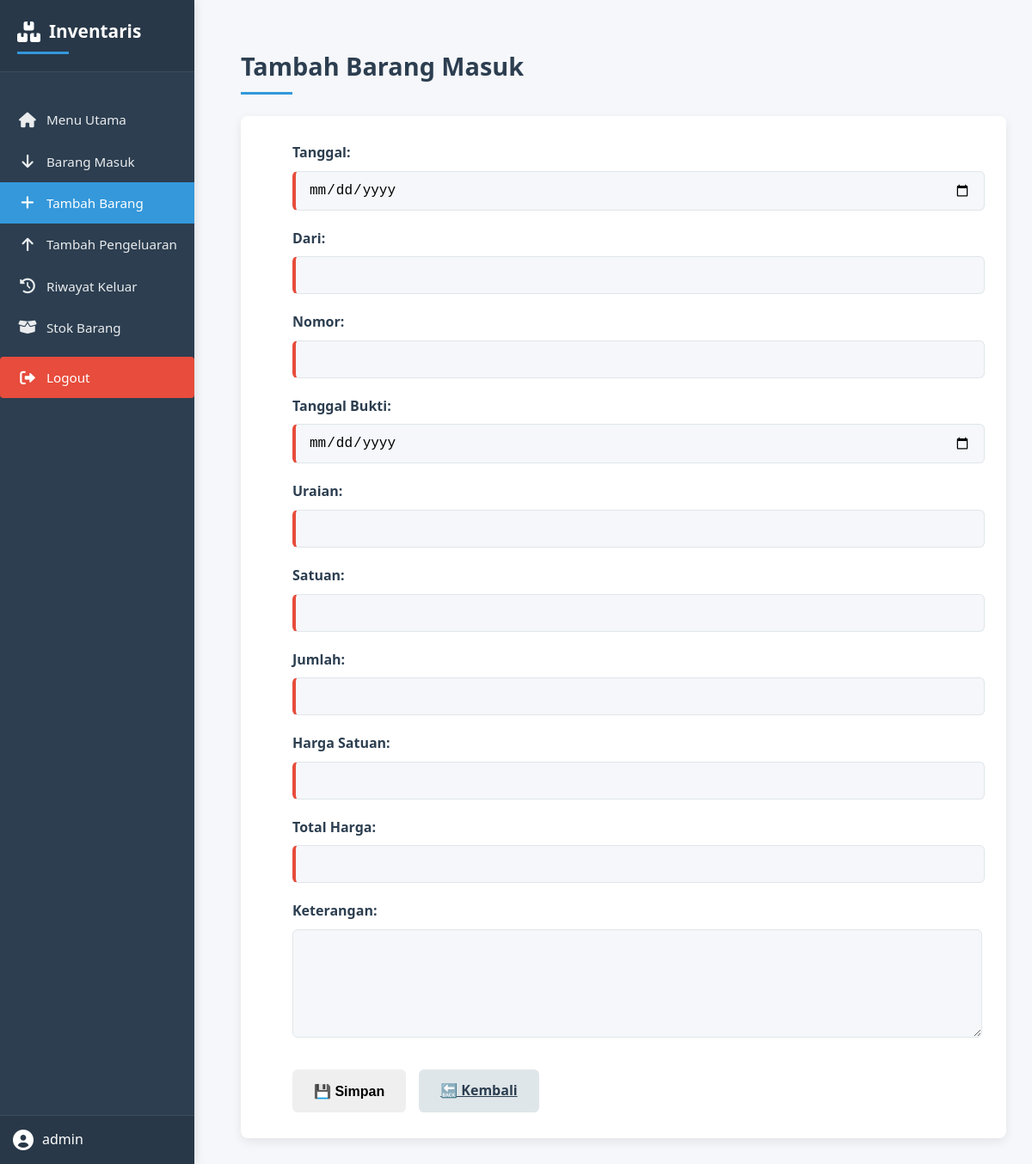
The page /barang/edit/1 (signed in) on the database as committed earlier.
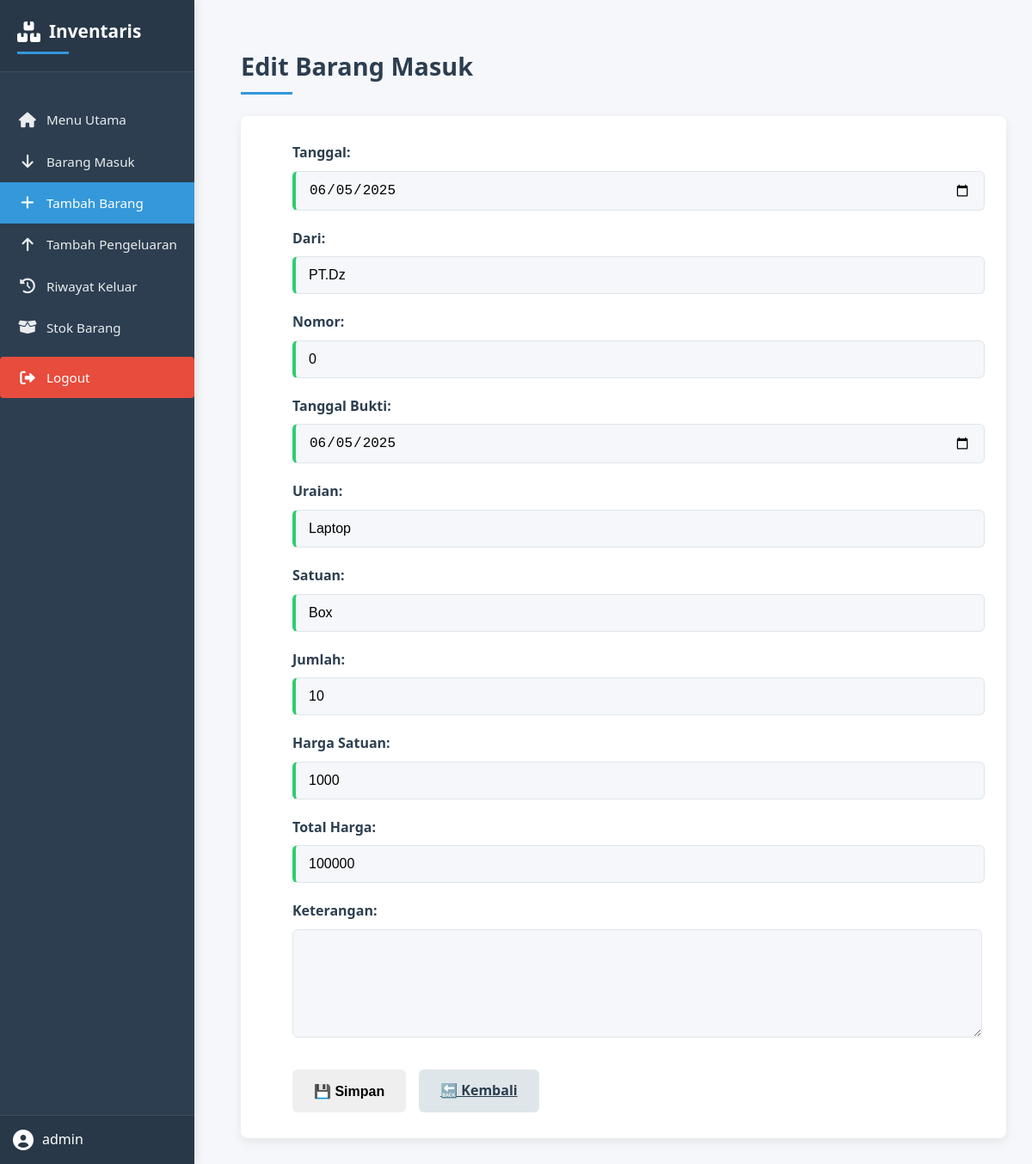
The same page on the database as committed later.
### tables this page shows
CREATE TABLE barang (
            id INTEGER PRIMARY KEY AUTOINCREMENT,
            tanggal TEXT,
            dari TEXT,
            nomor TEXT,
            tanggal_bukti TEXT,
            uraian TEXT,
            satuan TEXT,
            jumlah INTEGER,
            harga_satuan INTEGER,
            total_harga INTEGER,
            keterangan TEXT
        );

### app.py (the view)
@app.route('/barang/edit/<int:id>', methods=['GET', 'POST'])
def barang_edit(id):
    if 'username' not in session:
        return redirect(url_for('login'))
    with sqlite3.connect(DATABASE) as conn:
        cur = conn.cursor()
        if request.method == 'POST':
            cur.execute("SELECT uraian, jumlah FROM barang WHERE id=?", (id,))
            old_data = cur.fetchone()
            old_uraian, old_jumlah = old_data if old_data else ("", 0)
            tanggal = request.form['tanggal']
            dari = request.form['dari']
            nomor = request.form['nomor']
            tanggal_bukti = request.form['tanggal_bukti']
            uraian = request.form['uraian']
            satuan = request.form['satuan']
            jumlah = int(request.form['jumlah'])
            harga_satuan = int(request.form['harga_satuan'])
            total_harga = int(request.form['total_harga'])
            keterangan = request.form['keterangan']
            if old_uraian == uraian:
                cur.execute("UPDATE stok SET jumlah = jumlah - ? WHERE nama = ?", (old_jumlah, old_uraian))
                cur.execute("UPDATE stok SET jumlah = jumlah + ? WHERE nama = ?", (jumlah, uraian))
            else:
                cur.execute("UPDATE stok SET jumlah = jumlah - ? WHERE nama = ?", (old_jumlah, old_uraian))
                cur.execute("SELECT * FROM stok WHERE nama=?", (uraian,))
                existing = cur.fetchone()
                if existing:
                    cur.execute("UPDATE stok SET jumlah = jumlah + ? WHERE nama = ?", (jumlah, uraian))
                else:
                    cur.execute("INSERT INTO stok (nama, satuan, jumlah) VALUES (?, ?, ?)", (uraian, satuan, jumlah))
            cur.execute('''
                UPDATE barang SET
                    tanggal=?, dari=?, nomor=?, tanggal_bukti=?,
                    uraian=?, satuan=?, jumlah=?, harga_satuan=?,
                    total_harga=?, keterangan=? WHERE id=?
            ''', (tanggal, dari, nomor, tanggal_bukti, uraian, satuan, jumlah, harga_satuan, total_harga, keterangan, id))
            conn.commit()
            return redirect(url_for('barang_list'))
        else:
            cur.execute("SELECT * FROM barang WHERE id=?", (id,))
            row = cur.fetchone()
            return render_template('form_barang.html', data=row)

### templates/form_barang.html (shortened to what this page needs)
<!DOCTYPE html>
<html>
<head>
    <link rel="stylesheet" href="{{ url_for('static', filename='form_barang.css') }}">
    <link rel="stylesheet" href="https://cdnjs.cloudflare.com/ajax/libs/font-awesome/6.0.0/css/all.min.css">
</head>
<body>
    <nav class="sidebar">
        <div class="sidebar-header">
            <h2><i class="fas fa-boxes"></i> Inventaris</h2>
        </div>
        <ul class="sidebar-menu">
            <li><a href="{{ url_for('index') }}"><i class="fas fa-home"></i> <span>Menu Utama</span></a></li>
            <li><a href="{{ url_for('barang_list') }}"><i class="fas fa-arrow-down"></i> <span>Barang Masuk</span></a></li>
            <li class="active"><a href="{{ url_for('barang_tambah') }}"><i class="fas fa-plus"></i> <span>Tambah Barang</span></a></li>
            <li><a href="{{ url_for('pengeluaran_tambah') }}"><i class="fas fa-arrow-up"></i> <span>Tambah Pengeluaran</span></a></li>
            <li><a href="{{ url_for('list_pengeluaran') }}"><i class="fas fa-history"></i> <span>Riwayat Keluar</span></a></li>
            <li><a href="{{ url_for('stok_barang') }}"><i class="fas fa-box-open"></i> <span>Stok Barang</span></a></li>
            <li class="logout-link"><a href="{{ url_for('logout') }}"><i class="fas fa-sign-out-alt"></i> <span>Logout</span></a></li>
        </ul>
        <div class="sidebar-footer">
            <div class="user-info">
                <i class="fas fa-user-circle"></i>
                <span>{{ session['username'] }}</span>
            </div>
        </div>
    </nav>
<div class="container">
    <h2>{{ 'Edit' if data else 'Tambah' }} Barang Masuk</h2>
    <form method="POST">
        <div class="form-group">
            <label>Tanggal:</label>
            <input type="date" name="tanggal" value="{{ data[1] if data else '' }}" required>
        </div>
        <div class="form-group">
            <label>Dari:</label>
            <input type="text" name="dari" value="{{ data[2] if data else '' }}" required>
        </div>
        <div class="form-group">
            <label>Nomor:</label>
            <input type="text" name="nomor" value="{{ data[3] if data else '' }}" required>
        </div>
        <div class="form-group">
            <label>Tanggal Bukti:</label>
            <input type="date" name="tanggal_bukti" value="{{ data[4] if data else '' }}" required>
        </div>
        <div class="form-group">
            <label>Uraian:</label>
            <input type="text" name="uraian" value="{{ data[5] if data else '' }}" required>
        </div>
        <div class="form-group">
            <label>Satuan:</label>
            <input type="text" name="satuan" value="{{ data[6] if data else '' }}" required>
        </div>
        <div class="form-group">
            <label>Jumlah:</label>
            <input type="number" name="jumlah" value="{{ data[7] if data else '' }}" required>
        </div>
        <div class="form-group">
            <label>Harga Satuan:</label>
            <input type="number" name="harga_satuan" value="{{ data[8] if data else '' }}" required>
        </div>
        <div class="form-group">
            <label>Total Harga:</label>
            <input type="number" name="total_harga" value="{{ data[9] if data else '' }}" required>
        </div>
        <div class="form-group">
            <label>Keterangan:</label>
            <textarea name="keterangan">{{ data[10] if data else '' }}</textarea>
        </div>
        <div class="button-group">
            <button type="submit" class="btn">💾 Simpan</button>
            <a href="{{ url_for('barang_list') }}" class="btn btn-secondary">🔙 Kembali</a>
        </div>
    </form>
</div>
</body>
</html>

Rows that differ between the two databases and show on the page:
added barang: tanggal "06/05/2025", dari "PT.Dz", nomor "0", tanggal_bukti "06/05/2025", uraian "Laptop", satuan "Box", jumlah "10", harga_satuan "1000", total_harga "100000"
Other text that changed with them:
{{ 'Edit' if data else 'Tambah' }}: "Tambah" → "Edit"
